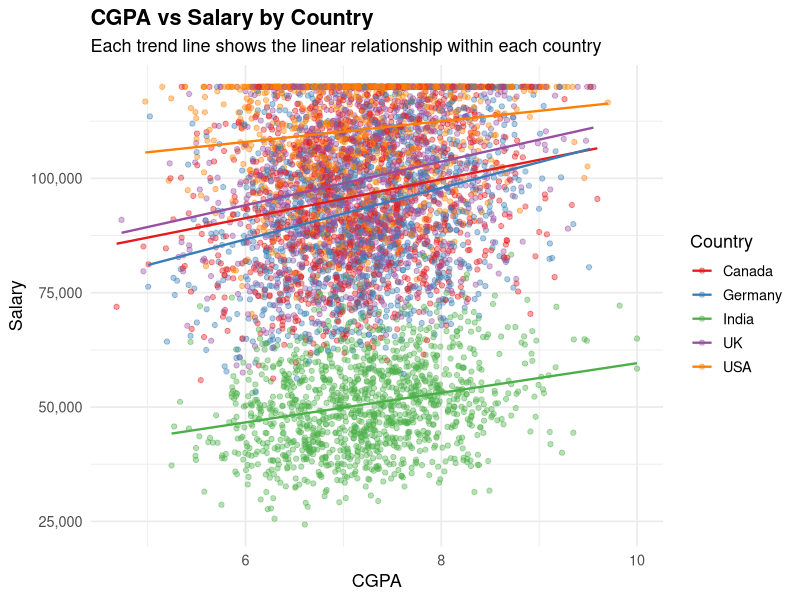
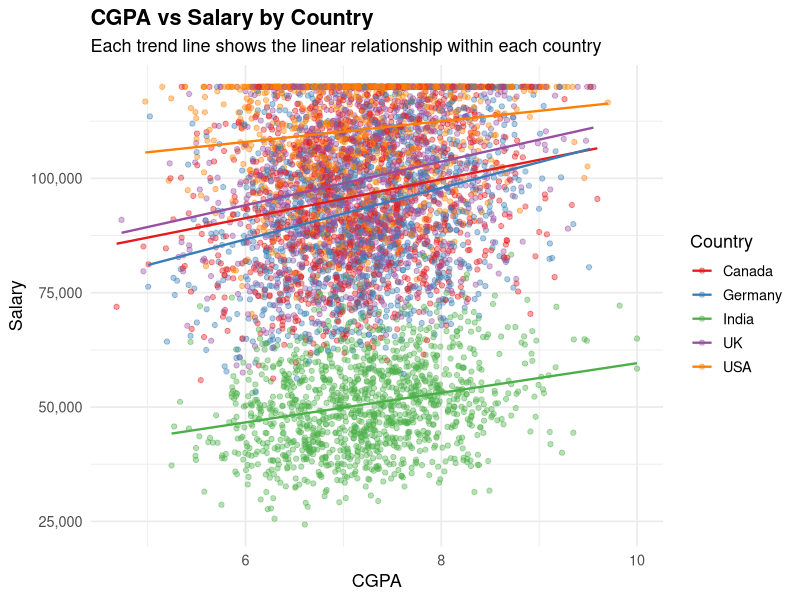

Source code (R) for these figures, in order:
library(tidyverse)

df <- read_csv("data/placed_salary_data.csv", show_col_types = FALSE) %>%
  mutate(country = factor(country))

dir.create("output/figures", recursive = TRUE, showWarnings = FALSE)

ggplot(df, aes(x = cgpa, y = salary, color = country)) +
  geom_point(alpha = 0.4, size = 1.5) +
  geom_smooth(method = "lm", se = FALSE, linewidth = 0.8) +
  scale_color_brewer(palette = "Set1") +
  scale_y_continuous(labels = scales::comma) +
  labs(
    title    = "CGPA vs Salary by Country",
    subtitle = "Each trend line shows the linear relationship within each country",
    x        = "CGPA",
    y        = "Salary",
    color    = "Country"
  ) +
  theme_minimal(base_size = 13) +
  theme(
    plot.title    = element_text(face = "bold"),
    legend.position = "right"
  )

ggsave("output/figures/cgpa_vs_salary_by_country.png", width = 10, height = 6, dpi = 150)
cat("Plot saved to output/figures/cgpa_vs_salary_by_country.png\n")
